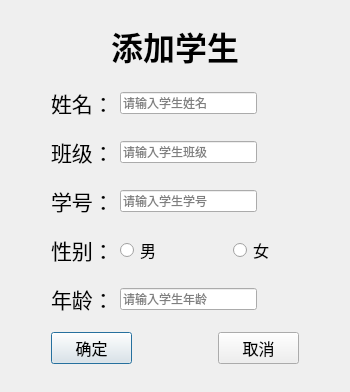
<?xml version="1.0" encoding="UTF-8"?>
<ui version="4.0">
 <class>addStudent</class>
 <widget class="QDialog" name="addStudent">
  <property name="geometry">
   <rect>
    <x>0</x>
    <y>0</y>
    <width>350</width>
    <height>392</height>
   </rect>
  </property>
  <property name="windowTitle">
   <string>添加学生</string>
  </property>
  <layout class="QVBoxLayout" name="verticalLayout" stretch="3,1,1,1,1,1,2">
   <item>
    <widget class="QLabel" name="label">
     <property name="sizePolicy">
      <sizepolicy hsizetype="Preferred" vsizetype="Fixed">
       <horstretch>0</horstretch>
       <verstretch>0</verstretch>
      </sizepolicy>
     </property>
     <property name="font">
      <font>
       <pointsize>24</pointsize>
       <bold>true</bold>
      </font>
     </property>
     <property name="text">
      <string>添加学生</string>
     </property>
     <property name="alignment">
      <set>Qt::AlignCenter</set>
     </property>
    </widget>
   </item>
   <item>
    <layout class="QHBoxLayout" name="horizontalLayout" stretch="0,1,5,3">
     <item>
      <spacer name="horizontalSpacer_7">
       <property name="orientation">
        <enum>Qt::Horizontal</enum>
       </property>
       <property name="sizeHint" stdset="0">
        <size>
         <width>40</width>
         <height>20</height>
        </size>
       </property>
      </spacer>
     </item>
     <item>
      <widget class="QLabel" name="label_2">
       <property name="font">
        <font>
         <pointsize>16</pointsize>
        </font>
       </property>
       <property name="text">
        <string>姓名：</string>
       </property>
      </widget>
     </item>
     <item>
      <widget class="QLineEdit" name="le_SName">
       <property name="placeholderText">
        <string>请输入学生姓名</string>
       </property>
       <property name="clearButtonEnabled">
        <bool>false</bool>
       </property>
      </widget>
     </item>
     <item>
      <spacer name="horizontalSpacer_2">
       <property name="orientation">
        <enum>Qt::Horizontal</enum>
       </property>
       <property name="sizeHint" stdset="0">
        <size>
         <width>40</width>
         <height>20</height>
        </size>
       </property>
      </spacer>
     </item>
    </layout>
   </item>
   <item>
    <layout class="QHBoxLayout" name="horizontalLayout_6" stretch="0,0,5,3">
     <item>
      <spacer name="horizontalSpacer_11">
       <property name="orientation">
        <enum>Qt::Horizontal</enum>
       </property>
       <property name="sizeHint" stdset="0">
        <size>
         <width>40</width>
         <height>20</height>
        </size>
       </property>
      </spacer>
     </item>
     <item>
      <widget class="QLabel" name="label_6">
       <property name="font">
        <font>
         <pointsize>16</pointsize>
        </font>
       </property>
       <property name="text">
        <string>班级：</string>
       </property>
      </widget>
     </item>
     <item>
      <widget class="QLineEdit" name="le_SClass">
       <property name="placeholderText">
        <string>请输入学生班级</string>
       </property>
      </widget>
     </item>
     <item>
      <spacer name="horizontalSpacer_12">
       <property name="orientation">
        <enum>Qt::Horizontal</enum>
       </property>
       <property name="sizeHint" stdset="0">
        <size>
         <width>40</width>
         <height>20</height>
        </size>
       </property>
      </spacer>
     </item>
    </layout>
   </item>
   <item>
    <layout class="QHBoxLayout" name="horizontalLayout_2" stretch="0,1,5,3">
     <item>
      <spacer name="horizontalSpacer_8">
       <property name="orientation">
        <enum>Qt::Horizontal</enum>
       </property>
       <property name="sizeHint" stdset="0">
        <size>
         <width>40</width>
         <height>20</height>
        </size>
       </property>
      </spacer>
     </item>
     <item>
      <widget class="QLabel" name="label_3">
       <property name="font">
        <font>
         <pointsize>16</pointsize>
        </font>
       </property>
       <property name="text">
        <string>学号：</string>
       </property>
      </widget>
     </item>
     <item>
      <widget class="QLineEdit" name="le_SNo">
       <property name="placeholderText">
        <string>请输入学生学号</string>
       </property>
      </widget>
     </item>
     <item>
      <spacer name="horizontalSpacer_3">
       <property name="orientation">
        <enum>Qt::Horizontal</enum>
       </property>
       <property name="sizeHint" stdset="0">
        <size>
         <width>40</width>
         <height>20</height>
        </size>
       </property>
      </spacer>
     </item>
    </layout>
   </item>
   <item>
    <layout class="QHBoxLayout" name="horizontalLayout_3" stretch="0,1,5,5">
     <item>
      <spacer name="horizontalSpacer_10">
       <property name="orientation">
        <enum>Qt::Horizontal</enum>
       </property>
       <property name="sizeHint" stdset="0">
        <size>
         <width>40</width>
         <height>20</height>
        </size>
       </property>
      </spacer>
     </item>
     <item>
      <widget class="QLabel" name="label_4">
       <property name="font">
        <font>
         <pointsize>16</pointsize>
        </font>
       </property>
       <property name="text">
        <string>性别：</string>
       </property>
      </widget>
     </item>
     <item>
      <widget class="QRadioButton" name="male">
       <property name="font">
        <font>
         <pointsize>12</pointsize>
        </font>
       </property>
       <property name="text">
        <string>男</string>
       </property>
      </widget>
     </item>
     <item>
      <widget class="QRadioButton" name="female">
       <property name="font">
        <font>
         <pointsize>12</pointsize>
        </font>
       </property>
       <property name="text">
        <string>女</string>
       </property>
      </widget>
     </item>
    </layout>
   </item>
   <item>
    <layout class="QHBoxLayout" name="horizontalLayout_4" stretch="0,1,5,3">
     <item>
      <spacer name="horizontalSpacer_9">
       <property name="orientation">
        <enum>Qt::Horizontal</enum>
       </property>
       <property name="sizeHint" stdset="0">
        <size>
         <width>40</width>
         <height>20</height>
        </size>
       </property>
      </spacer>
     </item>
     <item>
      <widget class="QLabel" name="label_5">
       <property name="font">
        <font>
         <pointsize>16</pointsize>
        </font>
       </property>
       <property name="text">
        <string>年龄：</string>
       </property>
      </widget>
     </item>
     <item>
      <widget class="QLineEdit" name="le_SAge">
       <property name="placeholderText">
        <string>请输入学生年龄</string>
       </property>
      </widget>
     </item>
     <item>
      <spacer name="horizontalSpacer_4">
       <property name="orientation">
        <enum>Qt::Horizontal</enum>
       </property>
       <property name="sizeHint" stdset="0">
        <size>
         <width>40</width>
         <height>20</height>
        </size>
       </property>
      </spacer>
     </item>
    </layout>
   </item>
   <item>
    <layout class="QHBoxLayout" name="horizontalLayout_5" stretch="1,2,2,2,1">
     <item>
      <spacer name="horizontalSpacer_5">
       <property name="orientation">
        <enum>Qt::Horizontal</enum>
       </property>
       <property name="sizeHint" stdset="0">
        <size>
         <width>40</width>
         <height>20</height>
        </size>
       </property>
      </spacer>
     </item>
     <item>
      <widget class="QPushButton" name="btn_confirm">
       <property name="font">
        <font>
         <pointsize>12</pointsize>
        </font>
       </property>
       <property name="text">
        <string>确定</string>
       </property>
      </widget>
     </item>
     <item>
      <spacer name="horizontalSpacer">
       <property name="orientation">
        <enum>Qt::Horizontal</enum>
       </property>
       <property name="sizeHint" stdset="0">
        <size>
         <width>40</width>
         <height>20</height>
        </size>
       </property>
      </spacer>
     </item>
     <item>
      <widget class="QPushButton" name="btn_cancel">
       <property name="font">
        <font>
         <pointsize>12</pointsize>
        </font>
       </property>
       <property name="text">
        <string>取消</string>
       </property>
      </widget>
     </item>
     <item>
      <spacer name="horizontalSpacer_6">
       <property name="orientation">
        <enum>Qt::Horizontal</enum>
       </property>
       <property name="sizeHint" stdset="0">
        <size>
         <width>40</width>
         <height>20</height>
        </size>
       </property>
      </spacer>
     </item>
    </layout>
   </item>
  </layout>
 </widget>
 <resources/>
 <connections/>
</ui>
